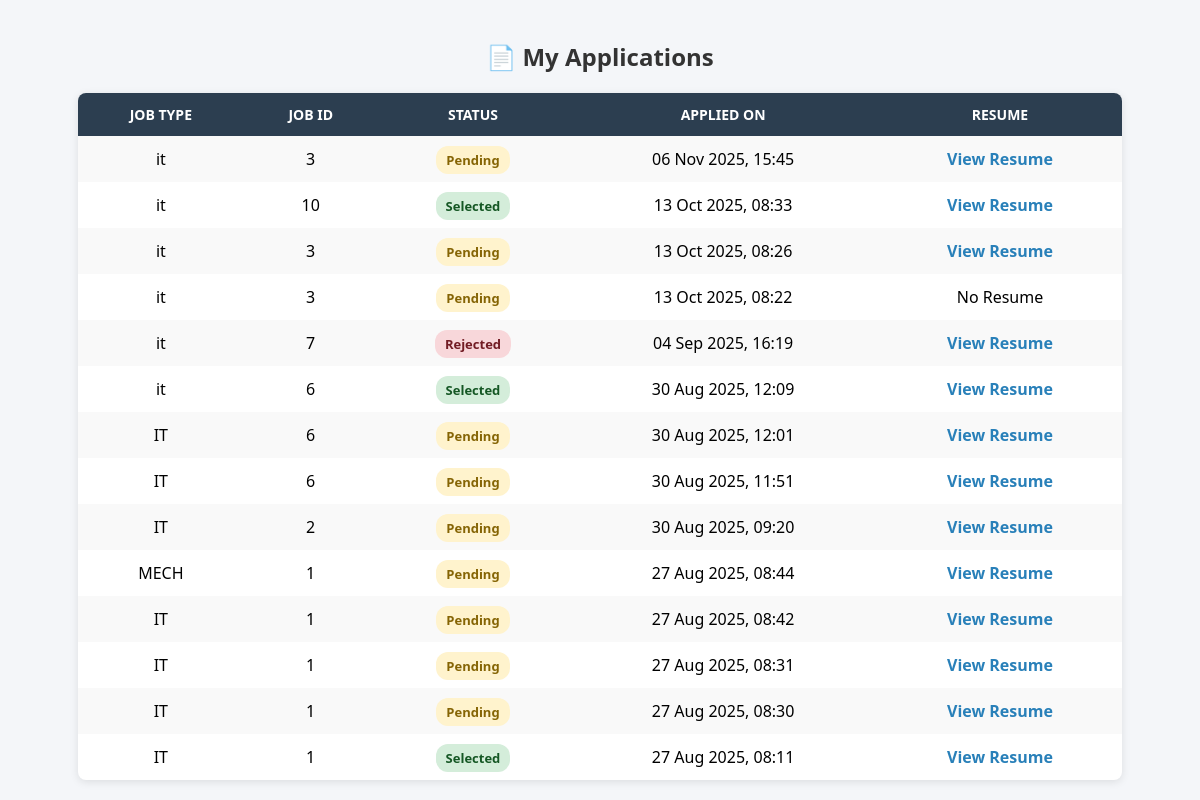
Screenshot of /my_applications/ (signed in) with the database file from the repository.
### userapp/models.py (models this page shows, shortened)
class Applied_form(models.Model):
    user = models.ForeignKey(settings.AUTH_USER_MODEL, on_delete=models.CASCADE,null=True,blank=True)
    job_type = models.CharField(max_length=20,default="Unknown",null=True,blank=True)
    job_id = models.PositiveIntegerField(null=True,blank=True)
    applied_at = models.DateTimeField(default=timezone.now,null=True,blank=True)
    GENDER_CHOICE = [
        ("Male","Male"),
        ("Female","Female"),
        ("Other","Other"),
    ]
    mob_regex = RegexValidator(
        regex=r'^\d{10}$',
        message="Enter a valid 10-digit mobile number"
    )
    full_name = models.CharField("Full Name", max_length=100, blank=True, null=True)
    phone_number = models.CharField("Phone Number", max_length=15, validators=[mob_regex])
    gender = models.CharField("Gender", max_length=20, choices=GENDER_CHOICE, default="Other")
    date_of_birth = models.DateField("Birth Of Date", null=True, blank=True)
    profile_picture = models.ImageField("Profile Picture", upload_to="profile_pics/", null=True, blank=True)
    highest_education = models.CharField("Highest Education", max_length=100, blank=True, null=True)
    skills = models.TextField("Skills", blank=True, null=True)
    experience_years = models.PositiveIntegerField("Experience Years", default=0, blank=True)
    current_position = models.CharField("Current Position", max_length=100, blank=True, null=True)
    preferred_job_location = models.CharField("Preferred Job Location", max_length=100, blank=True, null=True)
    resume_upload = models.FileField("Resume Upload", upload_to="resumes/", blank=True, null=True)
    linkedin_profile = models.URLField("LinkedIn Profile", blank=True, null=True)
    portfolio_link = models.URLField("Portfolio Link", blank=True, null=True)
    project_link = models.URLField("Project Link", blank=True, null=True)
    status = models.CharField(max_length=20, choices=[
    ("Pending", "Pending"),
    ("Accepted", "Accepted"),
    ("Rejected", "Rejected"),
    ], default="Pending")
    class Meta:
        verbose_name = "User Detail"
        verbose_name_plural = "User Details"
        ordering = ["full_name"]

### userapp/views.py (the view)
# urls.py: path('my_applications/',my_applications,name='my_applications'),
@login_required
def my_applications(request):
    applications = Applied_form.objects.filter(user=request.user).order_by("-applied_at")
    return render(request, "userapp/my_applications.html", {"applications": applications})

### userapp/templates/userapp/my_applications.html (shortened to what this page needs)
<!DOCTYPE html>
<html lang="en">
<head>
</head>
<body>
  <h2>📄 My Applications</h2>
  <table>
    <tr>
      <th>Job Type</th>
      <th>Job ID</th>
      <th>Status</th>
      <th>Applied On</th>
      <th>Resume</th>
    </tr>
    {% for app in applications %}
    <tr>
      <td>{{ app.job_type }}</td>
      <td>{{ app.job_id }}</td>
      <td><span class="status {{ app.status }}">{{ app.status }}</span></td>
      <td>{{ app.applied_at|date:"d M Y, H:i" }}</td>
      <td>
        {% if app.resume_upload %}
        <a href="{{ app.resume_upload.url }}" target="_blank">View Resume</a>
        {% else %}
        No Resume
        {% endif %}
      </td>
    </tr>
    {% empty %}
    <tr>
      <td colspan="5" class="empty-row">You haven't applied for any jobs yet.</td>
    </tr>
    {% endfor %}
  </table>
</body>
</html>

### userapp/templates/userapp/my_applications.html (style rules this page uses)
body { font-family: 'Segoe UI', Tahoma, Geneva, Verdana, sans-serif; background: #f4f6f9; margin: 0; padding: 20px; }
h2 { text-align: center; margin-bottom: 20px; color: #333; }
table { width: 90%; margin: auto; border-collapse: collapse; background: #fff; border-radius: 8px; overflow: hidden; box-shadow: 0 2px 8px rgba(0,0,0,0.1); }
th, td { padding: 12px 15px; text-align: center; }
th { background: #2c3e50; color: #fff; text-transform: uppercase; font-size: 14px; }
tr:nth-child(even) { background: #f9f9f9; }
.status { padding: 5px 10px; border-radius: 12px; font-size: 13px; font-weight: bold; }
.Pending { background: #fff3cd; color: #856404; }
.Selected { background: #d4edda; color: #155724; }
.Rejected { background: #f8d7da; color: #721c24; }
a { color: #2980b9; text-decoration: none; font-weight: bold; }

### rows the page displays
Applied_form: job_type "it", job_id "3", status "Pending", applied_at "06 Nov 2025, 15:45"
Applied_form: job_type "it", job_id "10", status "Selected", applied_at "13 Oct 2025, 08:33"
Applied_form: job_type "it", job_id "3", status "Pending", applied_at "13 Oct 2025, 08:26"
Applied_form: job_type "it", job_id "3", status "Pending", applied_at "13 Oct 2025, 08:22", resume_upload "No Resume"
Applied_form: job_type "it", job_id "7", status "Rejected", applied_at "04 Sep 2025, 16:19"
Applied_form: job_type "it", job_id "6", status "Selected", applied_at "30 Aug 2025, 12:09"
Applied_form: job_type "IT", job_id "6", status "Pending", applied_at "30 Aug 2025, 12:01"
Applied_form: job_type "IT", job_id "6", status "Pending", applied_at "30 Aug 2025, 11:51"
Applied_form: job_type "IT", job_id "2", status "Pending", applied_at "30 Aug 2025, 09:20"
Applied_form: job_type "MECH", job_id "1", status "Pending", applied_at "27 Aug 2025, 08:44"
Applied_form: job_type "IT", job_id "1", status "Pending", applied_at "27 Aug 2025, 08:42"
Applied_form: job_type "IT", job_id "1", status "Pending", applied_at "27 Aug 2025, 08:31"
Applied_form: job_type "IT", job_id "1", status "Pending", applied_at "27 Aug 2025, 08:30"
Applied_form: job_type "IT", job_id "1", status "Selected", applied_at "27 Aug 2025, 08:11"
